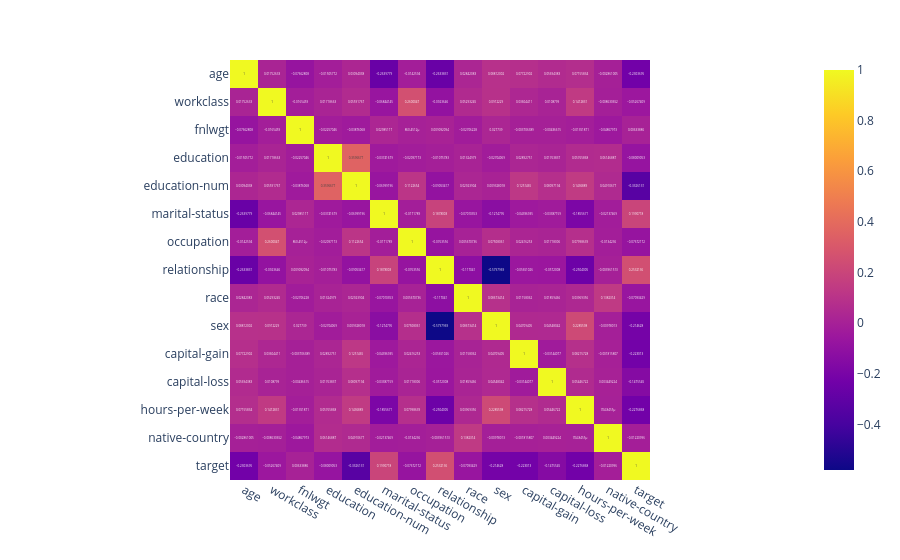

The notebook cell this image was saved under:
### Markdown cell above
#### Step 2a: Search for Other Affected Features

### Code cell
fig = px.imshow(df.corr(), text_auto=True)
fig.show(width=1500, height=750)

### Figure 1 — Plotly figure (JSON) as saved in the notebook; plotly's stock layout.template omitted (floating-point values rounded to 4 significant figures; data arrays with more than 128 entries replaced by an {"elided": "..."} marker saying what was removed)
{"data": [{"coloraxis": "coloraxis", "hovertemplate": "x: %{x}<br>y: %{y}<br>color: %{z}<extra></extra>", "name": "0", "texttemplate": "%{z}", "type": "heatmap", "x": ["age", "workclass", "fnlwgt", "education", "education-num", "marital-status", "occupation", "relationship", "race", "sex", "capital-gain", "capital-loss", "hours-per-week", "native-country", "target"], "xaxis": "x", "y": ["age", "workclass", "fnlwgt", "education", "education-num", "marital-status", "occupation", "relationship", "race", "sex", "capital-gain", "capital-loss", "hours-per-week", "native-country", "target"], "yaxis": "y", "z": {"elided": "15x15 float values"}}], "layout": {"coloraxis": {"colorscale": [[0, "#0d0887"], [0.1111, "#46039f"], [0.2222, "#7201a8"], [0.3333, "#9c179e"], [0.4444, "#bd3786"], [0.5556, "#d8576b"], [0.6667, "#ed7953"], [0.7778, "#fb9f3a"], [0.8889, "#fdca26"], [1, "#f0f921"]]}, "margin": {"t": 60}, "xaxis": {"anchor": "y", "constrain": "domain", "domain": [0, 1], "scaleanchor": "y"}, "yaxis": {"anchor": "x", "autorange": "reversed", "constrain": "domain", "domain": [0, 1]}}}
